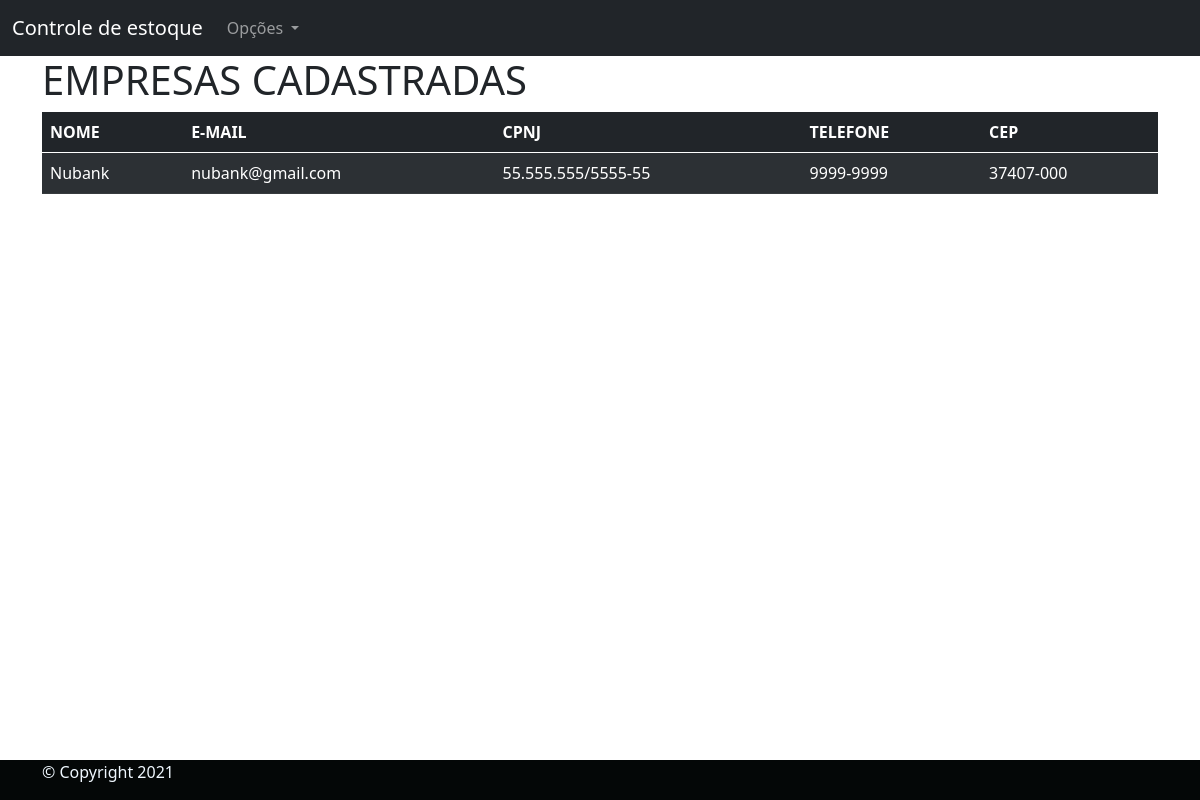
/Listar-empresa/, run on the app's committed database.
### Usuarios/models.py (models this page shows, shortened)
class Empresa(models.Model):
    nome = models.CharField(verbose_name="Nome da empresa:", max_length=194)
    email = models.EmailField(verbose_name="E-mail:",
                              unique=True, blank=False, null=False)
    cep = models.CharField(verbose_name="CEP:", max_length=194)
    pais = models.CharField(verbose_name="País",
                            max_length=194, blank=False, null=False)
    estado = models.CharField(verbose_name="Estado:",
                              max_length=30, blank=False, null=False)
    cidade = models.CharField(verbose_name="Cidade:",
                              max_length=194, blank=False, null=False)
    bairro = models.CharField(verbose_name="Bairro:",
                              max_length=194, blank=False, null=False)
    logradouro = models.CharField(
        verbose_name="Logradouro:", max_length=194, blank=False, null=False)
    numero_da_casa = models.CharField(
        verbose_name="Número da residencia ou compleme:", max_length=194, blank=False, null=False)
    CNPJ = models.CharField(
        verbose_name="CNPJ da empresa:", max_length=194, unique=True)
    telefone = models.CharField(
        verbose_name="Contato da empresa:", max_length=194, blank=True, null=True)
    data_de_cadastro = models.DateTimeField(
        verbose_name="Data do cadastro",  auto_now_add=True)
    class Meta:
        verbose_name = "Empresa"
        verbose_name_plural = "Empresas"
        db_table = "empresa"

### Usuarios/views.py (the view)
# urls.py: path('Listar-empresa/', listar_empresas, name="listar_empresas",),
def listar_empresas(request):
    allempresa = Empresa.objects.all()
    context = {
        "listempresa": allempresa,
    }
    return render(request, "listaempresa.html", context)

### templates/listaempresa.html (shortened to what this page needs)
{% extends 'base.html' %}
{% block conteudo %}
<main class="container">
    <h1>EMPRESAS CADASTRADAS</h1>
    {% if listempresa %}
    <table class="table table-dark table-striped">
        <thead>
          <tr>
            <th scope="col">NOME</th>
            <th scope="col">E-MAIL</th>
            <th scope="col">CPNJ</th>
            <th scope="col">TELEFONE</th>
            <th scope="col">CEP</th>
          </tr>
        </thead>
        <tbody>
         {% for aux in listempresa %}
            <tr>
            <td>{{aux.nome}}</td>
            <td>{{aux.email}}</td>
            <td>{{aux.CNPJ}}</td>
            <td>{{aux.telefone}}</td>
            <td>{{aux.cep}}</td>
          </tr>
          {% endfor %}
        </tbody>
      </table>
        {% endif%}
</main>
{% endblock %}

### static/estilo.css (style rules this page uses)
body { display: flex; min-height: 100vh; flex-direction: column; background-color: black; }
main { flex: 1 0 auto; }

### data on the page
Empresa: nome "Nubank", email "nubank@gmail.com", CNPJ "55.555.555/5555-55", telefone "9999-9999", cep "37407-000"
